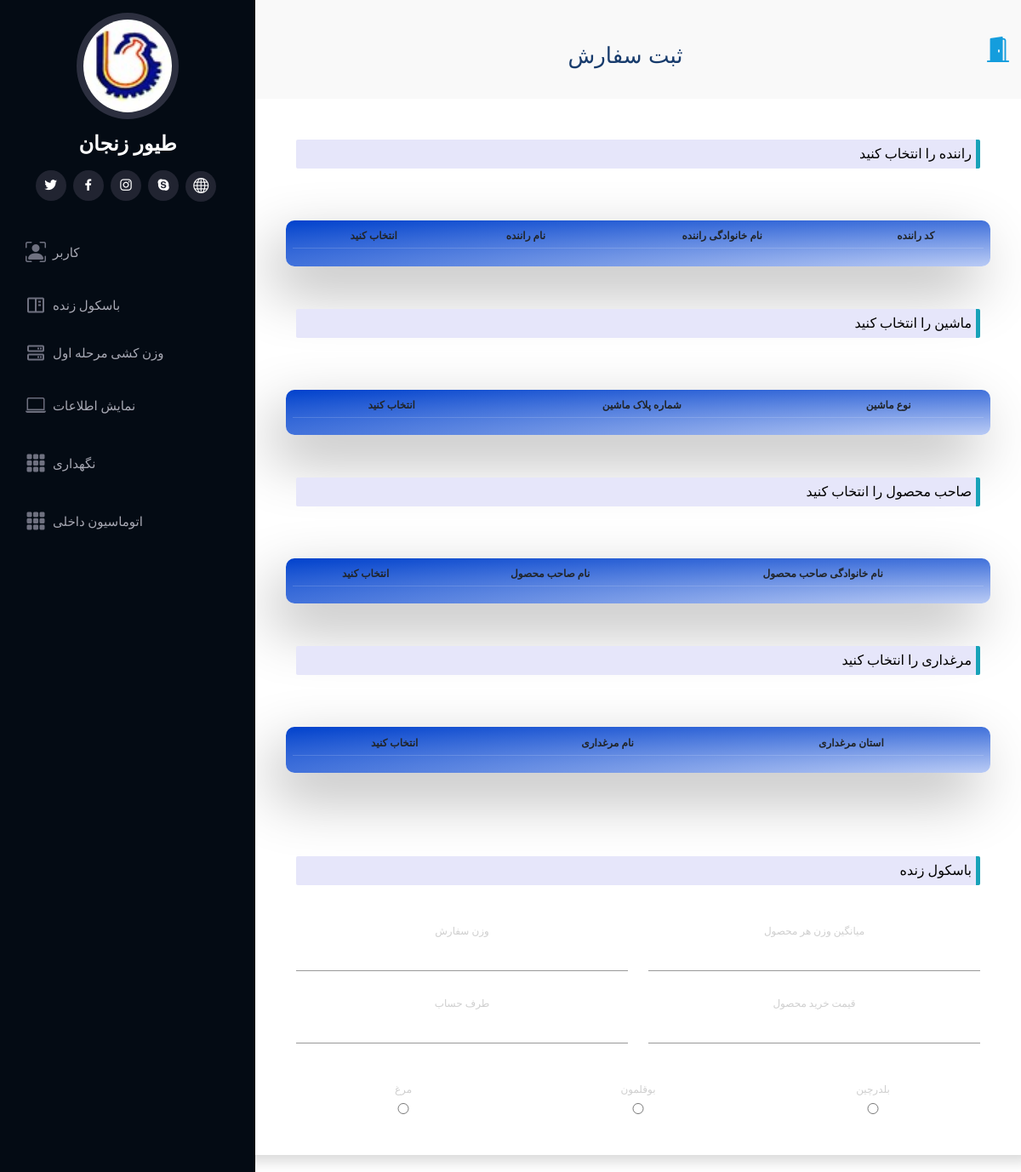
Before: /live_WeighBridge/ordering/form/ (signed in, upper part) with the older database file.
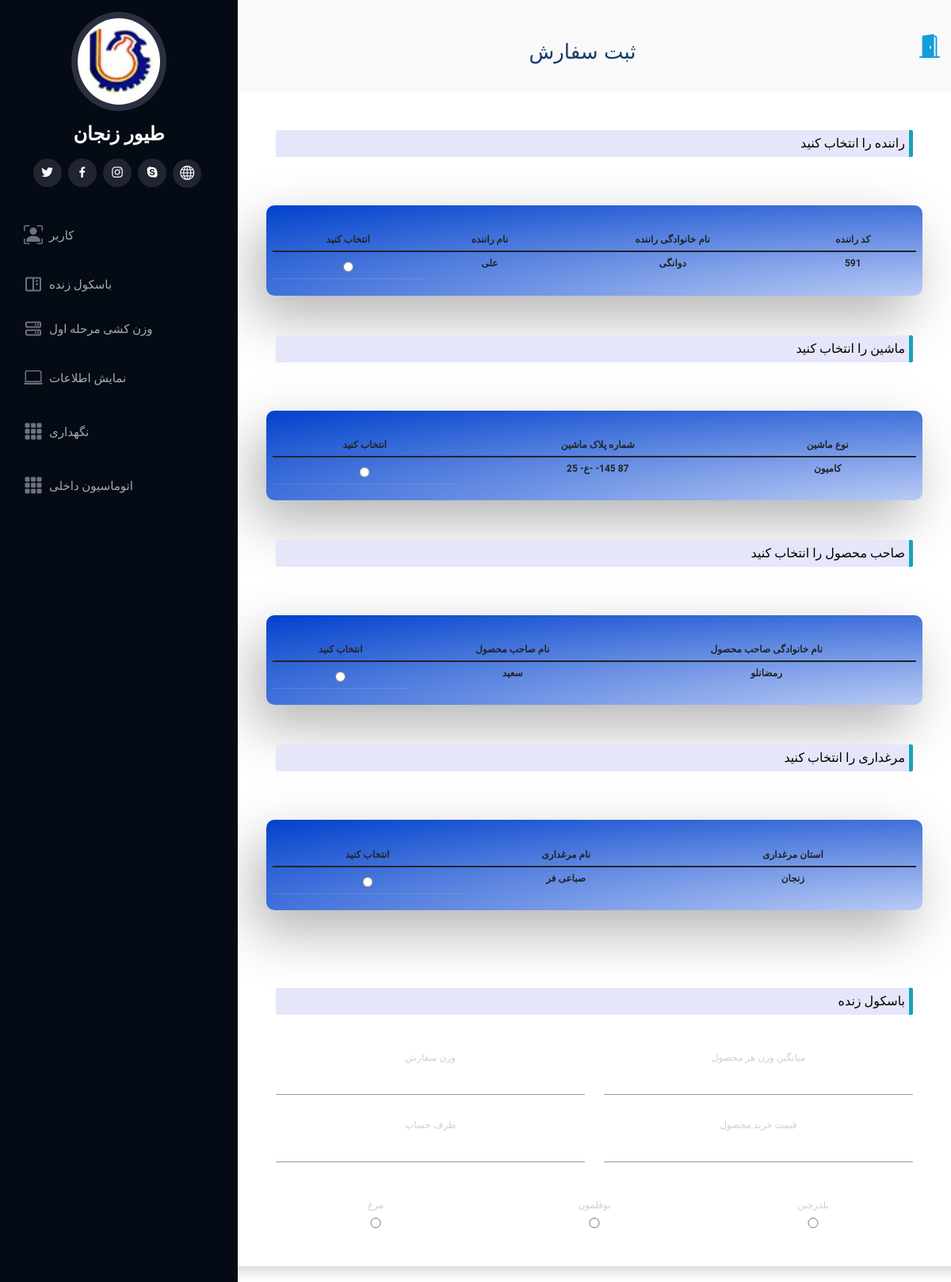
After: the same page with the newer database file.
### WareHouseApp/models.py (models this page shows, shortened)
class Driver(models.Model):
    name = models.CharField(max_length=25)
    last_name = models.CharField(max_length=25)
    phone_number = models.CharField(max_length=12)
    driver_type = models.BooleanField(default=True)
    driver_id = models.CharField(default=str(uuid1().int), max_length=250, primary_key=True)
    car = models.ForeignKey(Car, on_delete=models.CASCADE, null=True)

class Car(models.Model):
    car_number = models.CharField(max_length=20)
    car_number1 = models.IntegerField(default=11)
    car_number2 = models.CharField(max_length=1, default='ع')
    car_number3 = models.IntegerField(default=111)
    car_number4 = models.IntegerField(default=87)
    live_product = models.BooleanField(default=True)
    car_type = models.CharField(max_length=25, default='-')
    car_id = models.CharField(default=str(uuid1().int), max_length=250, primary_key=True)
    product_owner = models.ForeignKey(ProductOwner, models.PROTECT, null=True)

class ProductOwner(models.Model):
    name = models.CharField(max_length=25)
    last_name = models.CharField(max_length=25)
    product_owner_id = models.CharField(default=str(uuid1().int), max_length=300, primary_key=True)

class Aviculture(models.Model):
    name = models.CharField(max_length=50)
    source = models.CharField(max_length=50)
    aviculture_id = models.CharField(default=str(uuid1().int), max_length=250, primary_key=True)

### WareHouseApp/views.py (the view)
# urls.py: re_path(r'^live_WeighBridge/ordering/form/$', views.lwb_order_form, name='Live_WeighBridge_Order_Form'),
def lwb_order_form(requests):
    if requests.user.is_authenticated:
        lwb_user_list = models.LiveWeighbridgeManager.objects.all().filter(username=requests.user.username)
        ceo_user_list = models.CEO.objects.all().filter(username=requests.user.username)
        if len(lwb_user_list) > 0 or len(ceo_user_list) or requests.user.is_superuser:
            driver_temp = loader.get_template('WareHouseApp/lwb_order_form.html')
            context = {
                'request': requests,
                'driver_list': models.Driver.objects.all().filter(driver_type=True),
                'car_list': models.Car.objects.all().filter(live_product=True),
                'po_list': models.ProductOwner.objects.all(),
                'avc_list': models.Aviculture.objects.all(),
                'code': random.randint(10,1000),
            }
            return HttpResponse(driver_temp.render(context))
        else:
            return HttpResponseRedirect(reverse('Error', args=["you can't access this page <br> you should login"]))
    else:
        return HttpResponseRedirect(reverse('Error', args=["you can't access this page <br> you should login"]))

### WareHouseApp/templates/WareHouseApp/lwb_order_form.html (shortened to what the changed rows need)
 {% extends 'WareHouseApp/main.html' %}
 {% load static %}
 {% block title%}
 <h2>ثبت سفارش</h2>
 {% endblock %}
{% block content %}
<form action="{% url 'Live_WeighBridge_Order' %}" method="post" >
    <div class=" cont">
    <div class="row form sign-in shadow p-5 mb-5 bg-white rounded d-flex align-items-stretch">
        <div class="fresh-table full-color-blue badge filter badge-blue" style="    overflow: scroll;">
                      <table id="fresh-table" class="table">
                        <thead>
                          <th>انتخاب کنید</th>
                         <th data-field="name" data-sortable="true">نام راننده</th>
                          <th data-field="salary" data-sortable="true">نام خانوادگی راننده</th>
                          <th data-field="country" data-sortable="true">کد راننده</th>
                        </thead>
                        {% for driver in driver_list %}
                        <label >
                            <tbody>
                              <tr>
                                <td>
                                    <div class="radio">
                                         <label style="margin: 0px;"><input type="radio" name="driver_id" value="{{ driver.driver_id}}" id="{{ driver.driver_id }}"/></label>
                                    </div>
                                </td>
                                <td style="border-bottom:0px;" >{{ driver.name }}</td>
                                <td style="border-bottom:0px;" >{{ driver.last_name }}</td>
                                <td style="border-bottom:0px;" >{{ driver.phone_number }}</td>
                              </tr>
                            </tbody>
                        </label>
                          {% endfor %}
                      </table>
        </div>
        <div class="fresh-table full-color-blue badge filter badge-blue" style="    overflow: scroll;">
                      <table id="fresh-table2" class="table">
                        <thead>
                          <th>انتخاب کنید</th>
                         <th data-field="name" data-sortable="true">شماره پلاک ماشین</th>
                          <th data-field="salary" data-sortable="true">نوع ماشین</th>
                        </thead>
                        {% for car in car_list %}
                        <label >
                            <tbody>
                              <tr>
                                <td>
                                    <div class="radio">
                                         <label style="margin: 0px;"><input type="radio" name="car_id" value="{{ car.car_id}}" id="{{ car.car_id }}"/></label>
                                    </div>
                                </td>
                                <td style="border-bottom:0px;" >
                                    <span style="text-align: right; " dir="rtl">{{ car.car_number1 }}</span>
                                    <span style="text-align: right; " dir="rtl">-{{ car.car_number2 }}-</span>
                                    <span style="text-align: right; " dir="rtl">{{ car.car_number3 }}-</span>
                                    <span style="text-align: right; " dir="rtl">{{ car.car_number4 }}</span>
                                </td>
                                <td style="border-bottom:0px;" >{{ car.car_type }}</td>
                              </tr>
                            </tbody>
                        </label>
                          {% endfor %}
                      </table>
             </div>
        <div class="fresh-table full-color-blue badge filter badge-blue" style="    overflow: scroll;">
                      <table id="fresh-table3" class="table">
                        <thead>
                          <th>انتخاب کنید</th>
                         <th data-field="name" data-sortable="true">نام صاحب محصول</th>
                          <th data-field="salary" data-sortable="true">نام خانوادگی صاحب محصول</th>
                        </thead>
                        {% for po in po_list %}
                        <label >
                            <tbody>
                              <tr>
                                <td>
                                    <div class="radio">
                                         <label style="margin: 0px;"><input type="radio" name="po_id" value="{{ po.product_owner_id}}" id="{{ po.product_owner_id }}"/></label>
                                    </div>
                                </td>
                                <td style="border-bottom:0px;" >{{ po.name }}</td>
                                <td style="border-bottom:0px;" >{{ po.last_name }}</td>
                              </tr>
                            </tbody>
                        </label>
                          {% endfor %}
                      </table>
             </div>
        <div class="fresh-table full-color-blue badge filter badge-blue" style="    overflow: scroll;">
                      <table id="fresh-table4" class="table">
                        <thead>
                          <th>انتخاب کنید</th>
                         <th data-field="name" data-sortable="true">نام مرغداری</th>
                          <th data-field="salary" data-sortable="true">استان مرغداری</th>
                        </thead>
                        {% for avc in avc_list %}
                        <label>
                            <tbody>
                              <tr>
                                <td>
                                    <div class="radio">
                                         <label style="margin: 0px;"><input type="radio" name="avc_id" value="{{ avc.aviculture_id }}" id="{{ avc.aviculture_id }}"/></label>
                                    </div>
                                </td>
                                <td style="border-bottom:0px;" >{{ avc.name }}</td>
                                <td style="border-bottom:0px;" >{{ avc.source }}</td>
                              </tr>
                            </tbody>
                        </label>
                          {% endfor %}
                      </table>
             </div>
    </div>
    </div>
</form>
{% endblock %}

Changed rows visible on the page:
added Driver: name "علی", last_name "دوانگی", phone_number "591"
added Car: car_number1 "25", car_number2 "ع", car_number3 "145", car_number4 "87", car_type "کامیون"
added ProductOwner: name "سعید", last_name "رمضانلو"
added Aviculture: name "صباعی فر", source "زنجان"
